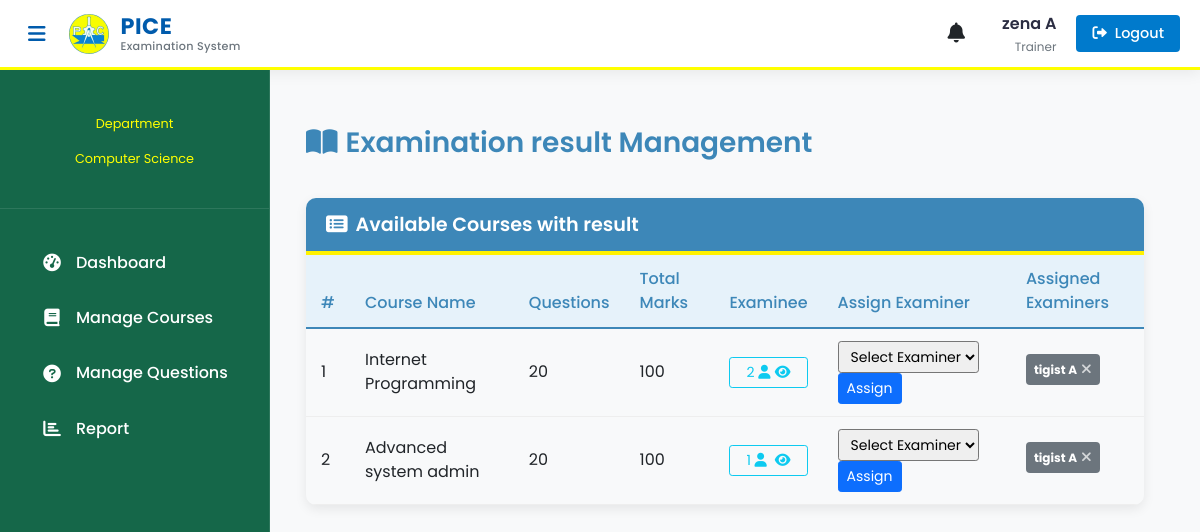
/teacher/teacher-view-exam (signed in), run on the app's committed database.
### teacher/models.py (models this page shows, shortened)
class Teacher(models.Model):
    user = models.OneToOneField(User, on_delete=models.CASCADE)
    address = models.CharField(max_length=40)
    mobile = models.CharField(max_length=20, null=False)
    status = models.BooleanField(default=True)
    salary = models.PositiveIntegerField(null=True)
    department = models.ForeignKey(
        'exam.Department',
        on_delete=models.SET_NULL,
        null=True,
        blank=False,
        related_name='teachers'
    )

### exam/models.py (models this page shows, shortened)
class Department(models.Model):
   department_name = models.CharField(max_length=100, unique=True)
   def __str__(self):
        return self.department_name

class Course(models.Model):
    course_name = models.CharField(max_length=50)
    question_number = models.PositiveIntegerField()
    total_marks = models.PositiveIntegerField(default=100)
    given_time = models.PositiveIntegerField(default=60)
    department = models.ForeignKey(Department, on_delete=models.CASCADE, related_name='course_set')
    examiners = models.ManyToManyField(Examiner, blank=True, related_name='courses')
    is_seen = models.BooleanField(default=False)

### examiner/models.py (models this page shows, shortened)
class Examiner(models.Model):
    user = models.OneToOneField(User, on_delete=models.CASCADE)
    address = models.CharField(max_length=40)
    mobile = models.CharField(max_length=20, null=False)
    department = models.ForeignKey(
        'exam.Department',
        on_delete=models.SET_NULL,
        null=True,
        blank=False,
        related_name='examiners'
    )
    @property
    def get_name(self):
        return self.user.first_name+" "+self.user.last_name

### teacher/views.py (the view, shortened to what this page needs)
# urls.py: path('teacher-view-exam', views.teacher_view_exam_view,name='teacher-view-exam'),
@login_required(login_url='teacher:teacherlogin')
@user_passes_test(is_teacher)
def teacher_view_exam_view(request):
    department = get_teacher_department(request)
    courses = QMODEL.Course.objects.filter(department=department).prefetch_related('examiners')
    examiners = EMODEL.Examiner.objects.filter(department=department)
    context = {
        'examiners': examiners,
        'courses': courses,
    }
    return render(request, 'teacher/teacher_view_exam.html', context)

### teacher/views.py (called while the page is built)
def get_teacher_department(request):
    teacher = get_object_or_404(models.Teacher, user=request.user)
    return teacher.department

def is_teacher(user):
    return user.groups.filter(name='TEACHER').exists()

### templates/teacher/teacher_view_exam.html (shortened to what this page needs)
{% extends 'teacher/teacherbase.html' %}
{% load static %}
{% block content %}
<head>
  <link href="https://cdn.jsdelivr.net/npm/bootstrap@5.1.3/dist/css/bootstrap.min.css" rel="stylesheet">
  <link rel="stylesheet" href="https://cdnjs.cloudflare.com/ajax/libs/font-awesome/6.0.0/css/all.min.css">
</head>
<div class="container">
  <div class="d-flex justify-content-between align-items-center">
    <h3 class="mt-4" style="color: var(--primary-blue); font-weight: 600;">
      <i class="fas fa-book-open me-2"></i>Examination result Management
    </h3>
  </div>
  <div class="dashboard-card">
    <div class="card-header">
      <h6 class="card-title"><i class="fas fa-list-alt me-2"></i>Available Courses with result</h6>
    </div>
    <div class="table-responsive">
      <table class="table table-hover">
        <thead>
          <tr>
            <th>#</th>
            <th>Course Name</th>
            <th>Questions</th>
            <th>Total Marks</th>
            <th>Examinee</th>
            <th>Assign Examiner</th>
            <th>Assigned Examiners</th>
          </tr>
        </thead>
        <tbody>
          {% if courses %}
            {% for t in courses %}
            <tr>
              <td>{{ forloop.counter }}</td>
              <td>{{ t.course_name }}</td>
              <td>{{ t.question_number }}</td>
              <td>{{ t.total_marks }}</td>
              <td>
                <a href="{% url 'teacher:teacher-view-examinee' t.id %}"
                  class="btn btn-outline-info btn-sm d-flex justify-content-between align-items-center px-3">
                  <span>{{ t.result_set.count }} <i class="fas fa-user"></i></span>
                  <i class="fas fa-eye"></i>
                </a>
              </td>
             <td>
              <form method="post" action="{% url 'teacher:teacher-view-exam' %}">
                  <select name="examiner_id" class="form-select-sm">
                      <option value="">Select Examiner</option>
                  </select>
                  <button type="submit" name="action" value="assign" class="btn btn-sm btn-primary">Assign</button>
              </form>
          </td>
          <td>
              {% for examiner in t.examiners.all %}
                  <span class="badge bg-secondary">
                      {{ examiner.get_name }}
                      <form method="post" action="{% url 'teacher:teacher-view-exam' %}" style="display: inline;">
                          <button type="submit" name="action" value="remove" class="btn btn-sm btn-link p-0" style="color: white;">
                              <i class="fas fa-times"></i>
                          </button>
                      </form>
                  </span>
              {% empty %}
                  <span class="text-muted">Not assigned</span>
              {% endfor %}
          </td>
            </tr>
            {% endfor %}
          {% endif %}
        </tbody>
      </table>
    </div>
  </div>
</div>
{% endblock content %}

### templates/teacher/teacherbase.html (shortened to what this page needs)
<!DOCTYPE html>
{% load static %}
<html lang="en">
<head>
    <link href="https://cdn.jsdelivr.net/npm/bootstrap@5.3.0/dist/css/bootstrap.min.css" rel="stylesheet">
    <link rel="stylesheet" href="https://cdnjs.cloudflare.com/ajax/libs/font-awesome/6.4.0/css/all.min.css">
</head>
<body>
    <header class="admin-header">
        <div class="header-container">
            <div class="header-left">
                <button class="sidebar-toggle" id="sidebarToggle">
                    <i class="fas fa-bars"></i>
                </button>
                <div class="brand-logo">
                    <img src="{% static 'image/logo.jpg' %}" alt="PICE Logo" class="header-logo">
                    <div class="logo-text">
                        <span class="logo-main">PICE</span>
                        <span class="logo-sub">Examination System</span>
                    </div>
                </div>
            </div>
            <div class="header-right">
                <div class="header-right">
                    <div class="dropdown me-3">
                        <button class="btn btn-link text-dark p-0 position-relative" type="button" id="notificationDropdown" data-bs-toggle="dropdown" aria-expanded="false">
                            <i class="fas fa-bell fa-lg"></i>
                        </button>
                    </div>
                <div class="user-profile">
                    <span class="username">{{request.user.first_name}} {{request.user.last_name}}</span>
                    <div class="user-role">Trainer</div>
                </div>
                <a href="/logout" class="logout-btn">
                    <i class="fas fa-sign-out-alt"></i>
                    <span class="logout-text">Logout</span>
                </a>
            </div>
        </div>
    </header>
    <aside class="admin-sidebar">
        <div class="profile-section">
            <p class="profile-role">Department</p>
            <p class="profile-role">{{ request.user.teacher.department }}</p>
        </div>
        <nav class="sidebar-menu">
            <div class="menu-container">
                <a href="/teacher/teacher-dashboard" class="menu-item {% if request.path == '/teacher/teacher-dashboard' %}active{% endif %}">
                    <i class="fas fa-tachometer-alt"></i>
                    <span>Dashboard</span>
                </a>
                <a href="/teacher/teacher-exam" class="menu-item {% if request.path == '/teacher/teacher-exam' %}active{% endif %}">
                    <i class="fas fa-book"></i>
                    <span>Manage Courses</span>
                </a>
                <a href="/teacher/teacher-question" class="menu-item {% if request.path == '/teacher/teacher-question' %}active{% endif %}">
                    <i class="fas fa-question-circle"></i>
                    <span>Manage Questions</span>
                </a>
                <a href="/teacher/teacher-report" class="menu-item {% if request.path == '/teacher/teacher-report' %}active{% endif %}">
                    <i class="fas fa-chart-bar"></i>
                    <span>Report</span>
                </a>
            </div>
        </nav>
    </aside>
    <main class="admin-content">
        {% block content %}
        {% endblock content %}
    </main>
</body>
</html>

### templates/teacher/teacherbase.html (style rules this page uses)
:root { --yellow-primary: #FFFF00; --blue-primary: #007ACC; --blue-dark: #005BAC; --sidebar-color: #156749; --content-bg: #FFFFFF; --card-bg: #F8F9FA; --text-light: #FFFFFF; --text-dark: #2B2D42; --text-muted: #6C757D; --border-radius: 8px; --transition: all 0.3s cubic-bezier(0.25, 0.8, 0.25, 1); }
body { font-family: 'Segoe UI', system-ui, -apple-system, sans-serif; background-color: var(--content-bg); color: var(--text-dark); overflow-x: hidden; }
.admin-header { background: #FFFFFF; height: 70px; position: fixed; top: 0; left: 0; right: 0; z-index: 1000; box-shadow: 0 2px 15px rgba(0, 0, 0, 0.08); border-bottom: 3px solid var(--yellow-primary); display: flex; align-items: center; padding: 0 20px; }
.header-container { width: 100%; display: flex; justify-content: space-between; align-items: center; }
.header-left { display: flex; align-items: center; gap: 15px; }
.header-right { display: flex; align-items: center; gap: 20px; }
.sidebar-toggle { background: none; border: none; color: var(--blue-dark); font-size: 1.25rem; cursor: pointer; padding: 8px; border-radius: 4px; transition: var(--transition); }
.brand-logo { display: flex; align-items: center; gap: 12px; }
.header-logo { height: 40px; width: 40px; object-fit: contain; border-radius: 4px; }
.logo-text { display: flex; flex-direction: column; line-height: 1.2; }
.logo-main { font-weight: 700; font-size: 1.4rem; color: var(--blue-dark); letter-spacing: 0.5px; }
.logo-sub { font-size: 0.7rem; color: var(--text-muted); font-weight: 500; letter-spacing: 0.3px; }
.user-profile { text-align: right; }
.username { font-weight: 600; color: var(--text-dark); display: block; }
.user-role { font-size: 0.75rem; color: var(--text-muted); margin-top: 2px; }
.admin-sidebar { width: 270px; height: 100vh; position: fixed; top: 70px; left: 0; background: var(--sidebar-color); color: var(--text-light); transition: var(--transition); z-index: 1020; overflow-y: auto; border-right: 1px solid rgba(255, 255, 255, 0.1); padding-top: 1rem; }
.profile-section { padding: 1.5rem 1rem; text-align: center; border-bottom: 1px solid rgba(255, 255, 255, 0.1); margin-bottom: 0.5rem; }
.profile-role { font-size: 0.8rem; color: var(--yellow-primary); margin-top: 0.25rem; }
.sidebar-menu { padding: 1rem 0; }
.menu-item { display: flex; align-items: center; padding: 0.85rem 1.5rem; color: var(--text-light); text-decoration: none; transition: var(--transition); margin: 0.25rem 1rem; border-radius: var(--border-radius); font-weight: 500; gap: 0.75rem; }
.menu-item i { width: 24px; text-align: center; font-size: 1.1rem; }
.admin-content { margin-left: 250px; margin-top: 70px; padding: 2rem; min-height: calc(100vh - 70px); transition: var(--transition); background-color: var(--card-bg); }
.logout-btn { background: var(--blue-primary); color: white; border: none; padding: 8px 16px; border-radius: 4px; font-weight: 500; font-size: 0.9rem; text-decoration: none; display: flex; align-items: center; gap: 8px; transition: var(--transition); }
.logout-text { display: inline-block; }

### templates/teacher/teacher_view_exam.html (style rules this page uses)
:root { --primary-blue: #3d87b8; --primary-yellow: #FFF200; --light-blue: #E6F2FA; --dark-blue: #005A9C; }
body { font-family: 'Poppins', sans-serif; background-color: #f8f9fa; }
.badge { margin-right: 5px; margin-bottom: 5px; }
.form-select-sm { display: inline-block; width: auto; }
.dashboard-card { border: none; border-radius: 10px; box-shadow: 0 4px 12px rgba(0, 0, 0, 0.08); overflow: hidden; margin-top: 30px; }
.card-header { background-color: var(--primary-blue); color: white; border-radius: 0 !important; padding: 15px 20px; border-bottom: 4px solid var(--primary-yellow); }
.card-title { font-weight: 600; margin: 0; font-size: 1.2rem; }
.table { margin-bottom: 0; }
.table thead th { background-color: var(--light-blue); color: var(--primary-blue); font-weight: 500; border-bottom: 2px solid var(--primary-blue); padding: 12px 15px; }
.table tbody td { padding: 12px 15px; vertical-align: middle; border-bottom: 1px solid #eee; }
.badge .btn-link { opacity: 0.7; margin-left: 4px; }
.badge { margin-right: 5px; margin-bottom: 5px; padding: 4px 8px; display: inline-flex; align-items: center; }

### data on the page
Course: course_name "Internet Programming", question_number "20", total_marks "100", result_set.count "2"
Examiner: get_name "tigist A"
Course: course_name "Advanced system admin", question_number "20", total_marks "100", result_set.count "1"

### other printed values
{{ request.user.first_name }} "zena"
{{ request.user.last_name }} "A"
{{ request.user.teacher.department }} "Computer Science"
